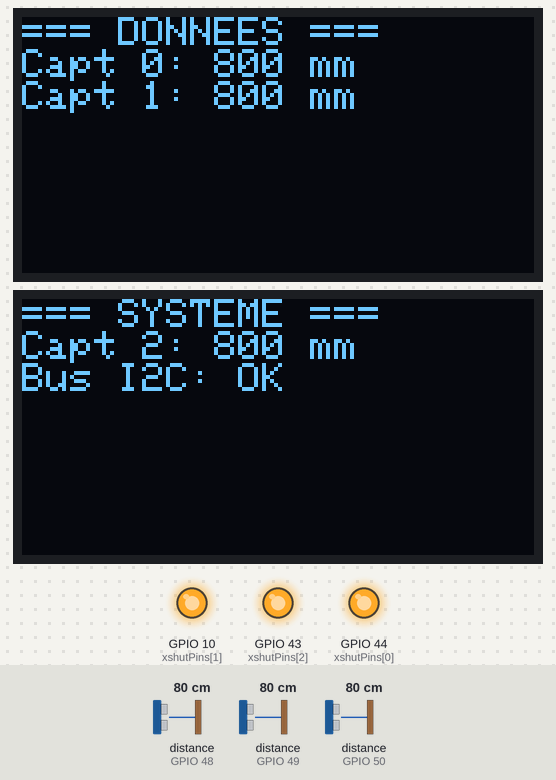
Simulated run of this program. Board: Seeed XIAO ESP32-S3. On the bench: 2 × 128×64 one-colour display, output pins drawn as LEDs (lit = HIGH). The test bench sets the inputs (shaded band); at power-on: distance to the obstacle (sensors on GPIO 48, GPIO 49, GPIO 50) 80 cm. What the program prints to the serial monitor is not drawn.

Above: at 2.5 s.
2.6 s: distance to the obstacle (sensor on GPIO 48) set to 250 cm
At 3.7 s:
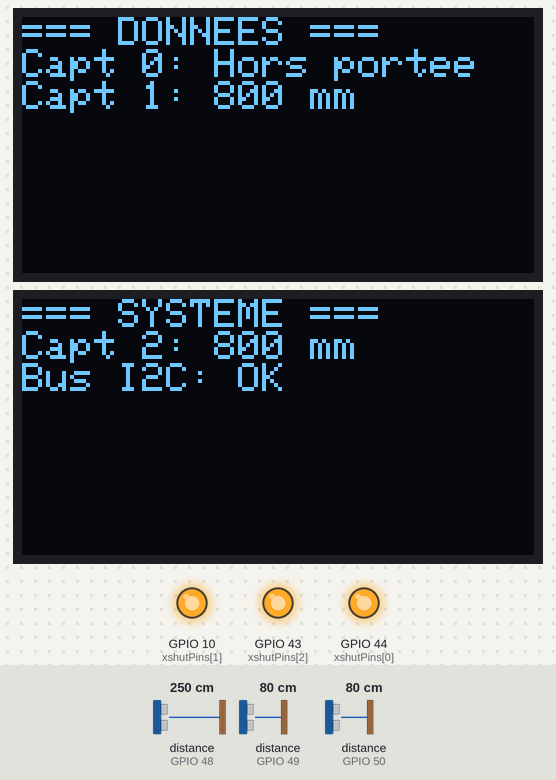
4.3 s: distance to the obstacle (sensor on GPIO 49) set to 250 cm
At 5.9 s:
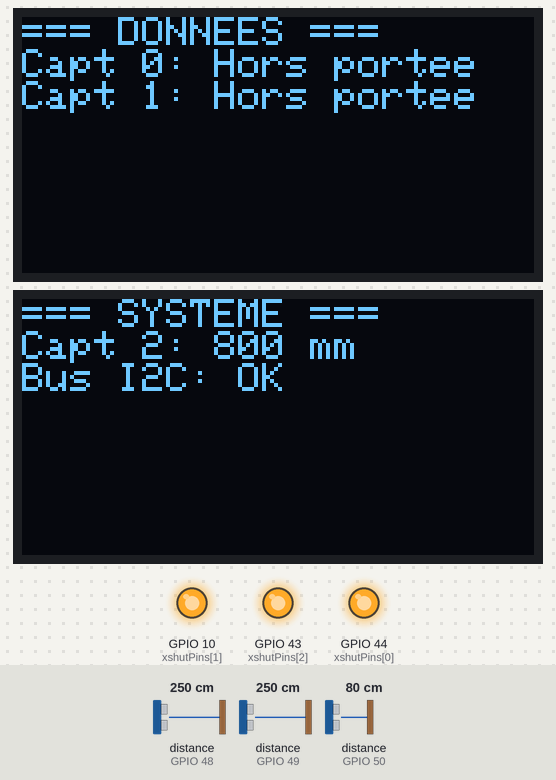
6.2 s: distance to the obstacle (sensor on GPIO 50) set to 2 cm
At 7.8 s:
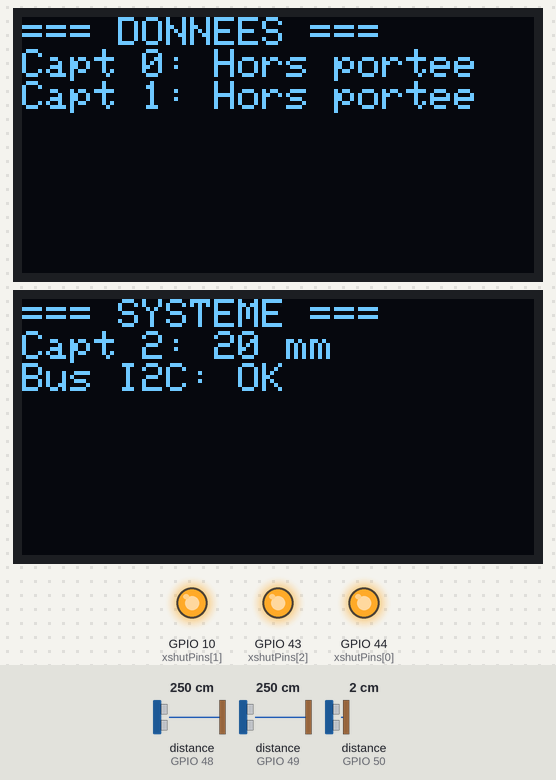
8.2 s: distance to the obstacle (sensor on GPIO 48) set to 2 cm
At 9.1 s:
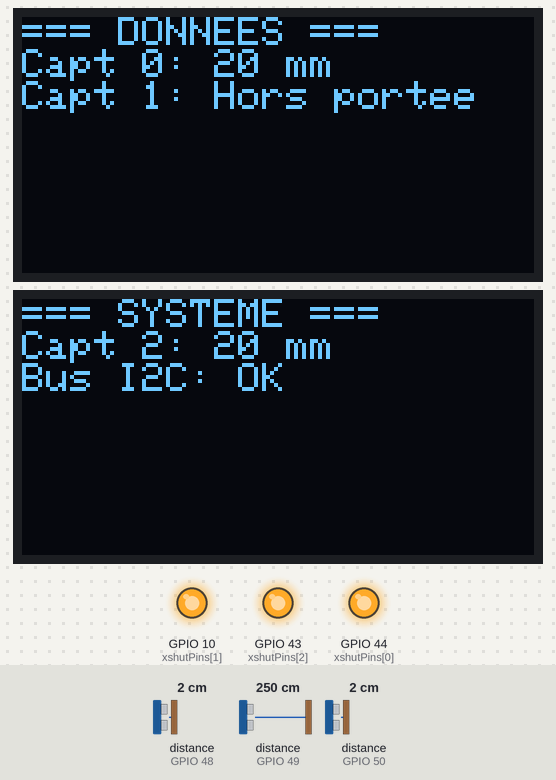
10.1 s: distance to the obstacle (sensor on GPIO 49) set to 2 cm
At 11.3 s:
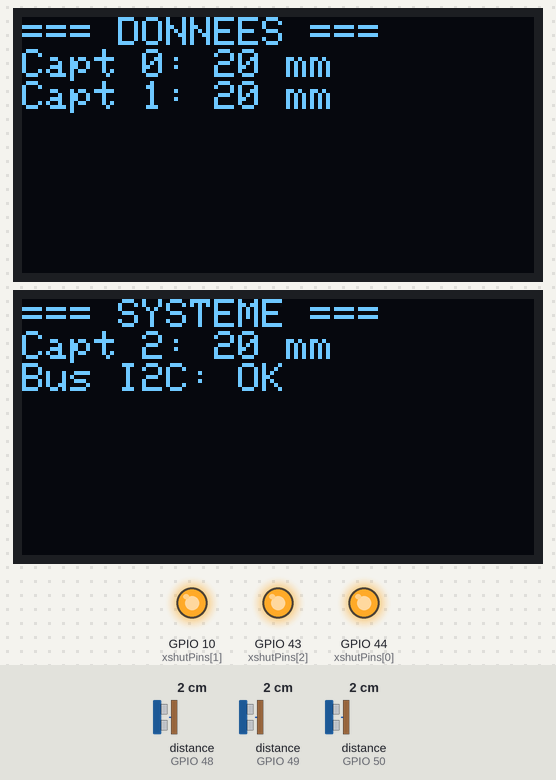
12.1 s: distance to the obstacle (sensor on GPIO 50) set to 250 cm
At 13.2 s:
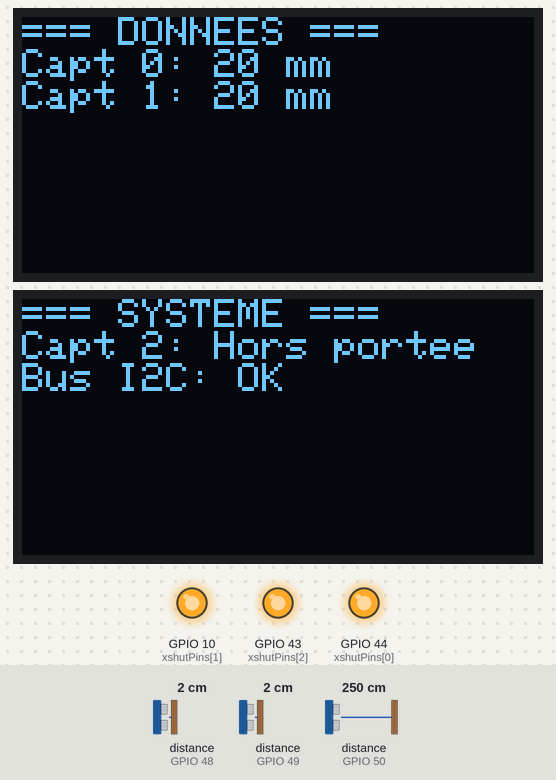
Timing chart, 0 to 15.1 s (numbered marks = the images above; inputs shaded):
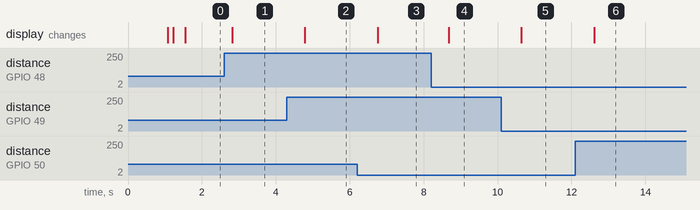

Measured:
- after the input at 2.6 s, the display: changes after 0.22 s (image 1)
- after the input at 4.3 s, the display: changes after 0.48 s (image 2)
- after the input at 6.2 s, the display: changes after 0.56 s (image 3)
- after the input at 8.2 s, the display: changes after 0.48 s (image 4)
- after the input at 10.1 s, the display: changes after 0.54 s (image 5)
- after the input at 12.1 s, the display: changes after 0.51 s (image 6)

The program:

main.cpp
```cpp
#include <Arduino.h>
#include <Wire.h>
#include <Adafruit_GFX.h>
#include <Adafruit_SSD1306.h>
#include <Adafruit_VL53L0X.h>

// --- Configuration des Écrans OLED ---
#define SCREEN_WIDTH 128
#define SCREEN_HEIGHT 64
#define OLED_RESET    -1

// Instanciation des deux écrans
Adafruit_SSD1306 display1(SCREEN_WIDTH, SCREEN_HEIGHT, &Wire, OLED_RESET);
Adafruit_SSD1306 display2(SCREEN_WIDTH, SCREEN_HEIGHT, &Wire, OLED_RESET);

// Adresses I2C typiques des écrans (à adapter si nécessaire)
const uint8_t OLED1_ADDRESS = 0x3C;
const uint8_t OLED2_ADDRESS = 0x3D;

// --- Configuration des Capteurs VL53L0X ---
const int xshutPins[3] = { 44, 10, 43 };
Adafruit_VL53L0X sensors[3];

// Nouvelles adresses I2C à assigner aux capteurs (différentes de 0x29)
const uint8_t sensorAddresses[3] = { 0x30, 0x31, 0x32 };

// Suit l'état d'initialisation de chaque capteur
bool sensorReady[3] = {false, false, false};

// --- Déclaration de la fonction du Scanner I2C ---
void scanI2C() {
  byte error, address;
  int nDevices = 0;
  Serial.println(F("\n--- Diagnostic du Bus I2C ---"));
  for (address = 1; address < 127; address++) {
    Wire.beginTransmission(address);
    error = Wire.endTransmission();
    if (error == 0) {
      Serial.print(F("Composant I2C detecte a l'adresse 0x"));
      if (address < 16) Serial.print("0");
      Serial.println(address, HEX);
      nDevices++;
    } else if (error == 4) {
      Serial.print(F("Erreur inconnue a l'adresse 0x"));
      if (address < 16) Serial.print("0");
      Serial.println(address, HEX);
    }
  }
  Serial.print(F("Total : "));
  Serial.print(nDevices);
  Serial.println(F(" peripherique(s) detecte(s)."));
  Serial.println(F("-----------------------------\n"));
}

void setup() {
  Serial.begin(115200);
  delay(1000); // Stabilisation de l'alimentation au démarrage

  // Initialisation du bus I2C (ESP32-S3 pins par défaut ou redéfinies si besoin)
  Wire.begin();
  Wire.setClock(100000); // 100 kHz pour la stabilité du bus

  Serial.println(F("Initialisation du systeme..."));

  // 1. Scanner I2C initial (ne devrait montrer que les écrans à ce stade si XSHUT est LOW)
  scanI2C();

  // 2. Initialisation des écrans OLED
  if(!display1.begin(SSD1306_SWITCHCAPVCC, OLED1_ADDRESS)) {
    Serial.println(F("Echec initialisation OLED 1 (0x3C)"));
  } else {
    display1.clearDisplay();
    display1.setTextSize(1);
    display1.setTextColor(SSD1306_WHITE);
    display1.setCursor(0,0);
    display1.println(F("OLED 1 OK"));
    display1.display();
  }

  if(!display2.begin(SSD1306_SWITCHCAPVCC, OLED2_ADDRESS)) {
    Serial.println(F("Echec initialisation OLED 2 (0x3D)"));
  } else {
    display2.clearDisplay();
    display2.setTextSize(1);
    display2.setTextColor(SSD1306_WHITE);
    display2.setCursor(0,0);
    display2.println(F("OLED 2 OK"));
    display2.display();
  }

  // 3. Réinitialisation matérielle (Hard Reset) de tous les capteurs
  for (uint8_t i = 0; i < 3; i++) {
    pinMode(xshutPins[i], OUTPUT);
    digitalWrite(xshutPins[i], LOW);
  }
  delay(100); // Délai de décharge

  // 4. Séquence d'activation et d'adressage des capteurs
  for (uint8_t i = 0; i < 3; i++) {
    // Réveil du capteur cible
    digitalWrite(xshutPins[i], HIGH);
    delay(50); // Temps d'amorçage du firmware interne

    // La méthode begin() d'Adafruit gère le changement d'adresse
    if (!sensors[i].begin(sensorAddresses[i])) {
      Serial.print(F("Echec initialisation capteur "));
      Serial.println(i);
      sensorReady[i] = false; // Marqué comme défaillant
    } else {
      Serial.print(F("Capteur "));
      Serial.print(i);
      Serial.print(F(" initialise a l'adresse 0x"));
      Serial.println(sensorAddresses[i], HEX);
      sensorReady[i] = true;  // Marqué comme opérationnel
    }
  }

  // 5. Scanner I2C final pour vérifier la topologie du bus
  scanI2C();

  //while(1);
}

void loop() {
  VL53L0X_RangingMeasurementData_t measure;
  String donnees[3];

  // Lecture des 3 capteurs
  // Lecture des 3 capteurs
  for (uint8_t i = 0; i < 3; i++) {
    if (sensorReady[i]) {
      // Le capteur est fonctionnel, on interroge le bus I2C
      sensors[i].rangingTest(&measure, false);
      if (measure.RangeStatus != 4) {
        donnees[i] = String(measure.RangeMilliMeter) + " mm";
      } else {
        donnees[i] = "Hors portee";
      }
    } else {
      // Le capteur est défaillant, on ignore la transaction I2C
      donnees[i] = "HS / Non init";
    }

    // Affichage sur le port série
    Serial.print(F("Capteur ")); Serial.print(i);
    Serial.print(F(" : ")); Serial.println(donnees[i]);
  }
  Serial.println(F("---"));

  // Mise à jour de l'Écran 1 (affiche Capteur 0 et 1)
  display1.clearDisplay();
  display1.setCursor(0, 0);
  display1.println(F("=== DONNEES ==="));
  display1.print(F("Capt 0: ")); display1.println(donnees[0]);
  display1.print(F("Capt 1: ")); display1.println(donnees[1]);
  display1.display();

  // Mise à jour de l'Écran 2 (affiche Capteur 2 et statut)
  display2.clearDisplay();
  display2.setCursor(0, 0);
  display2.println(F("=== SYSTEME ==="));
  display2.print(F("Capt 2: ")); display2.println(donnees[2]);
  display2.print(F("Bus I2C: OK"));
  display2.display();

  delay(500); // Fréquence de rafraîchissement
}
```
